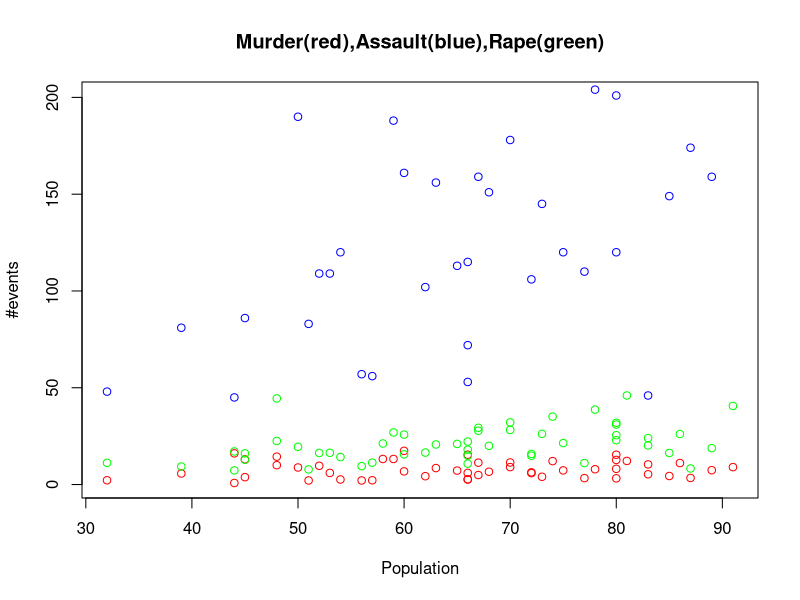

This figure's R source:
read.data = function(){
# returns a data.frame
  data(USArrests)
  arr= (USArrests)
  df= arr[ , c("Murder", "Assault", "Rape", "UrbanPop")]
  return(df)
  
}

x= read.data()


my.plot = function(){
  
  plot(x$UrbanPop,x$Murder, col="red",ylim=c(1,200), xlab="Population",ylab= "#events",main="Murder(red),Assault(blue),Rape(green)")
   
  points(x$UrbanPop,x$Assault,col="blue")
  
  points(x$UrbanPop,x$Rape,col="green")
  return()

  
}

my.plot()


 